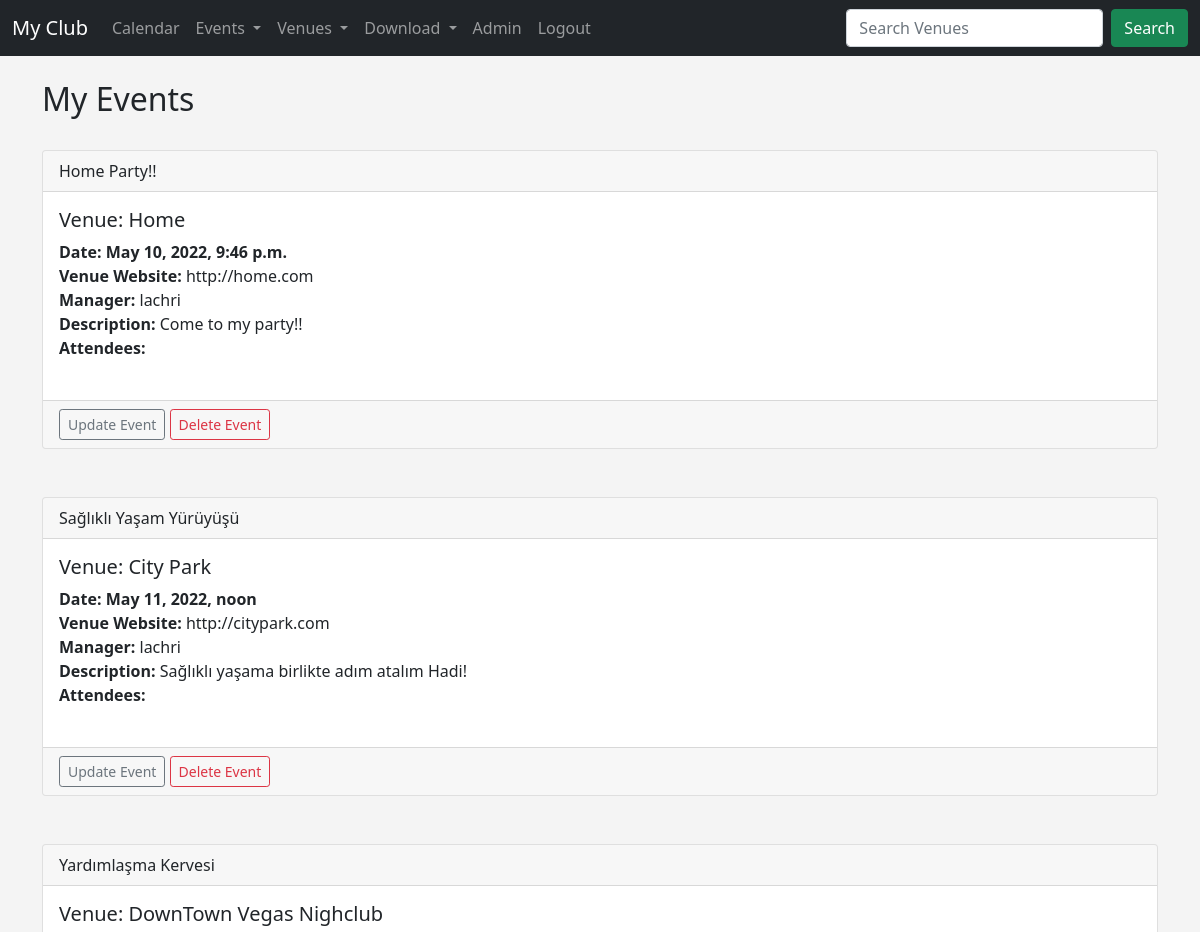
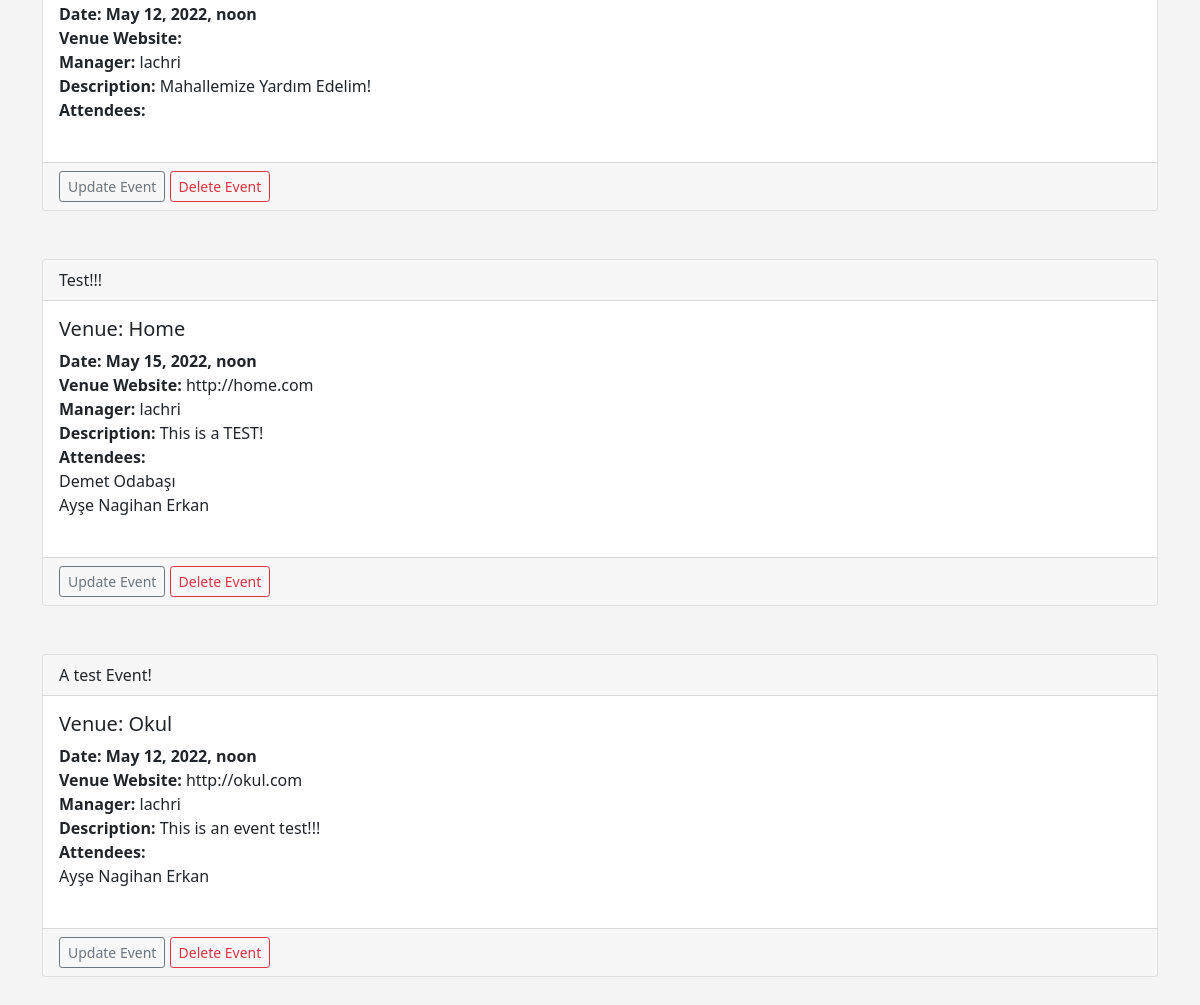
The app's page /my_events (signed in) with its own data (2 pictures, top to bottom).
### events/models.py (models this page shows, shortened)
class Event(models.Model):
	name = models.CharField('Event Name',max_length=120)
	event_date = models.DateTimeField('Event Date')
	venue = models.ForeignKey(Venue,blank=True,null=True,on_delete=models.CASCADE)
	manager = models.ForeignKey(User,blank=True,null=True,on_delete=models.SET_NULL)
	description = models.TextField(blank=True)
	attendees = models.ManyToManyField(MyClubUser,blank=True)
	approved = models.BooleanField("Approved",default=False)
	def __str__(self):
		return self.name

class Venue(models.Model):
	name = models.CharField('Venue Name',max_length=120)
	address = models.CharField('Adress',max_length=300)
	zip_code = models.CharField('Zip Code',max_length=10)
	phone = models.CharField('Contact Phone',max_length=15,blank=True)
	web = models.URLField('Website Adress',blank=True)
	email_adress = models.EmailField('Email Address',blank=True)
	owner = models.IntegerField("Venue Owner", blank=False, default=1)
	venue_image = models.ImageField(null=True,blank=True,upload_to="images/")
	def __str__(self):
		return self.name

class MyClubUser(models.Model):
	first_name = models.CharField(max_length=30)
	last_name = models.CharField(max_length=30)
	email = models.EmailField('User Email')
	def __str__(self):
		return self.first_name + ' ' + self.last_name

### events/views.py (the view)
# urls.py: path('my_events', views.my_events, name='my_events'),
def my_events(request):
	if request.user.is_authenticated:
		me = request.user.id
		events = Event.objects.filter(manager=me)
		return render(request,'events/my_events.html',{'events':events})
	else:
		messages.success(request,'You are not Authorized to View This Page!')
		return redirect('home')

### events/templates/events/my_events.html (shortened to what this page needs)
{% extends 'events/base.html' %}
{% block content %}
	<h2>My Events</h2>
	<br>
	{% for event in events %}
		<div class="card">
		  <div class="card-header">
		    {{event}}
		  </div>
		  <div class="card-body">
		    <h5 class="card-title">Venue: {{event.venue}}</h5>
		    <p class="card-text">
		    	<strong>
		    		Date: {{event.event_date}}
		    	</strong>
		    	<br>
				<strong>Venue Website:</strong> {{event.venue.web}}
				<br>
				<strong>Manager:</strong> {{event.manager}}
				<br>
				<strong>Description:</strong> {{event.description}}
				<br>
				<strong>Attendees:</strong><br>
					{% for user in event.attendees.all %}
					   	{{user}} <br>
					{% endfor %}
		    </p>
		  </div>
		  {% if user.is_authenticated %}
		  	{% if user == event.manager %}
			  <div class="card-footer text-muted">
			    <a href="{% url 'update-event' event.id %}" class="btn btn-outline-secondary btn-sm">Update Event</a>
			    <a href="{% url 'delete-event' event.id %}" class="btn btn-outline-danger btn-sm">Delete Event</a>
			  </div>
		  	{% endif %}
		  {% endif %}
		</div>
		<br>
		<br>
	{% endfor %}
{% endblock %}

### events/templates/events/base.html (style rules this page uses)
body { background: #f4f4f4; }

### records on screen
Event: name "Home Party!!", venue "Home", event_date "May 10, 2022, 9:46 p.m.", venue.web "http://home.com", manager "lachri", description "Come to my party!!", shows "Update Event"
Event: name "Sağlıklı Yaşam Yürüyüşü", venue "City Park", event_date "May 11, 2022, noon", venue.web "http://citypark.com", manager "lachri", description "Sağlıklı yaşama birlikte adım atalım Hadi!", shows "Update Event"
Event: name "Yardımlaşma Kervesi", venue "DownTown Vegas Nighclub", event_date "May 12, 2022, noon", manager "lachri", description "Mahallemize Yardım Edelim!", shows "Update Event"
Event: name "Test!!!", venue "Home", event_date "May 15, 2022, noon", venue.web "http://home.com", manager "lachri", description "This is a TEST!", shows "Update Event"
MyClubUser: first_name+last_name "Demet Odabaşı"
MyClubUser: first_name+last_name "Ayşe Nagihan Erkan"
Event: name "A test Event!", venue "Okul", event_date "May 12, 2022, noon", venue.web "http://okul.com", manager "lachri", description "This is an event test!!!", shows "Update Event"
